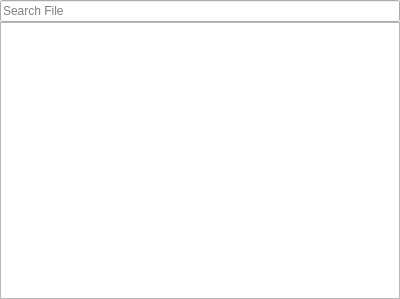
<?xml version="1.0" encoding="UTF-8"?>
<ui version="4.0">
 <class>ProjectDock</class>
 <widget class="QDockWidget" name="ProjectDock">
  <property name="geometry">
   <rect>
    <x>0</x>
    <y>0</y>
    <width>400</width>
    <height>299</height>
   </rect>
  </property>
  <property name="windowTitle">
   <string>Project</string>
  </property>
  <widget class="QWidget" name="Project">
   <layout class="QVBoxLayout" name="verticalLayout">
    <property name="spacing">
     <number>0</number>
    </property>
    <property name="leftMargin">
     <number>0</number>
    </property>
    <property name="topMargin">
     <number>0</number>
    </property>
    <property name="rightMargin">
     <number>0</number>
    </property>
    <property name="bottomMargin">
     <number>0</number>
    </property>
    <item>
     <widget class="QLineEdit" name="m_search_project_files_edit">
      <property name="text">
       <string/>
      </property>
      <property name="placeholderText">
       <string>Search File</string>
      </property>
      <property name="clearButtonEnabled">
       <bool>false</bool>
      </property>
     </widget>
    </item>
    <item>
     <widget class="DeselectableTreeView" name="m_project_files_tree_view">
      <property name="editTriggers">
       <set>QAbstractItemView::DoubleClicked|QAbstractItemView::EditKeyPressed</set>
      </property>
      <property name="dragEnabled">
       <bool>true</bool>
      </property>
      <property name="dragDropMode">
       <enum>QAbstractItemView::DragDrop</enum>
      </property>
      <property name="defaultDropAction">
       <enum>Qt::IgnoreAction</enum>
      </property>
      <property name="selectionMode">
       <enum>QAbstractItemView::SingleSelection</enum>
      </property>
      <property name="selectionBehavior">
       <enum>QAbstractItemView::SelectRows</enum>
      </property>
      <property name="sortingEnabled">
       <bool>false</bool>
      </property>
      <property name="headerHidden">
       <bool>true</bool>
      </property>
      <attribute name="headerVisible">
       <bool>false</bool>
      </attribute>
     </widget>
    </item>
   </layout>
  </widget>
 </widget>
 <customwidgets>
  <customwidget>
   <class>DeselectableTreeView</class>
   <extends>QTreeView</extends>
   <header>widgets/deselectable_tree_view.h</header>
  </customwidget>
 </customwidgets>
 <resources/>
 <connections/>
</ui>
